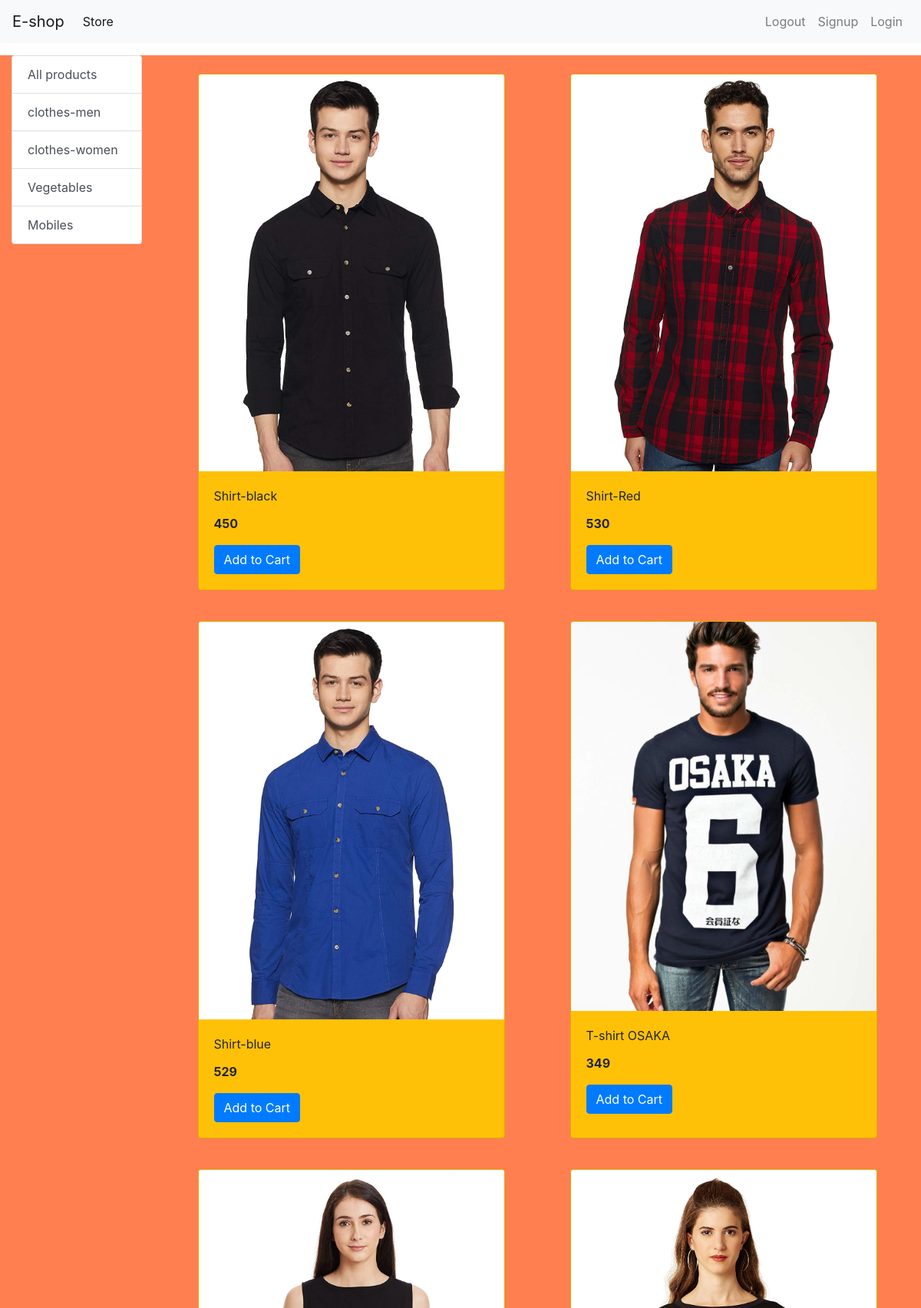
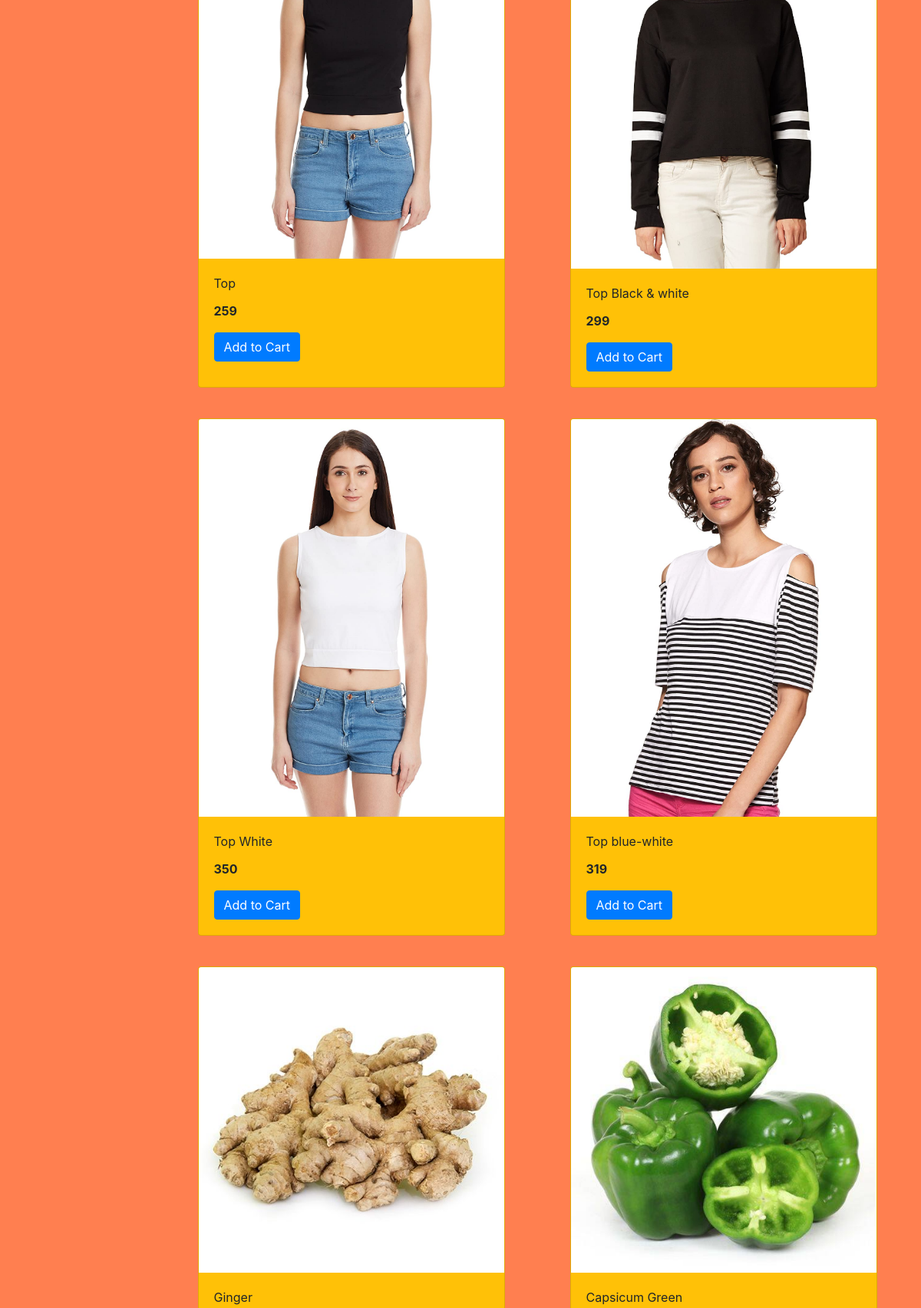
The page / (upper part) on the database its author committed (2 pictures, top to bottom).
### store/models/categories.py (models this page shows, shortened)
class Category(models.Model):
    name = models.CharField(max_length=20)
    staticmethod
    def get_all_categories():
        return Category.objects.all()

### store/models/product.py (models this page shows, shortened)
class Product(models.Model):
    name=models.CharField(max_length=50)
    price=models.IntegerField(default=0)
    category = models.ForeignKey(Category, on_delete=models.CASCADE, default=1)
    description=models.CharField(max_length=200 , default='', null=True, blank=True)
    image=models.ImageField(upload_to='upload/products/')
    def get_all_product():
        return Product.objects.all()
    staticmethod

### store/views.py (the view)
# urls.py: path('', index)
def index(request):
    products=None
    category=Category.get_all_categories();
    categoryID=request.GET.get('category')
    if categoryID:
        products=Product.get_all_categories_by_categoryid(categoryID)
    else:
        products=Product.get_all_product();
    data={}
    data['products']=products
    data['category']=category
    return render(request, 'index.html', data)

### store/templates/index.html
{% extends 'base.html' %}
{% block content %}
    <div class="container-fluid mt-3" style="background-color: coral;">
     <div class="row">
         <div class="col-lg-2 mx-auto">
           <div class="list-group">
            <a href="/" class="list-group-item list-group-item-action ">All products</a>
           {% for category in category %}
             <a href="/?category={{category.id}}" class="list-group-item list-group-item-action ">{{category.name}}</a>
           {% endfor %}
           </div>
         </div>
     <div id='products' class="col-lg-10 mx-auto">
       <div class="row mx-auto">
       {% for product in products %}
       <div class="card mx-auto mt-4 mb-3 bg-warning" style="width: 25rem;">
        <img src="{{product.image.url}}" class="card-img-top" alt="...">
       <div class="card-body">
        <p class="card-title">{{product.name}}</p>
        <p class="card-text"><b>{{product.price}}</b></p>
         <a href="#" class="btn btn-primary btn-small">Add to Cart</a>
         </div>
        </div>
       {% endfor %}
       </div>
      </div>
     </div>
    </div>
{% endblock content %}

### store/templates/base.html (shortened to what this page needs)
<!doctype html>
<html lang="en">
  <head>
    <link rel="stylesheet" href="https://cdn.jsdelivr.net/npm/bootstrap@4.5.3/dist/css/bootstrap.min.css">
  </head>
  <body>
       <nav class="navbar navbar-expand-lg navbar-light bg-light">
  <a class="navbar-brand" href="#">E-shop</a>
  <div class="collapse navbar-collapse" id="navbarSupportedContent">
    <ul class="navbar-nav mr-auto">
      <li class="nav-item active">
        <a class="nav-link" href="#">Store <span class="sr-only">(current)</span></a>
      </li>
    </ul>
      <ul class="navbar-nav my-2 my-lg-0">
      <li class="nav-item ">
        <a class="nav-link" href="#">Logout</a>
      </li>
      <li class="nav-item">
        <a class="nav-link" href="#">Signup</a>
      </li>
       <li class="nav-item">
        <a class="nav-link" href="#">Login</a>
      </li>
    </ul>
  </div>
</nav>
{% block content %}
{% endblock content %}
  </body>
</html>

### rows shown on the page
Category: name "clothes-men"
Category: name "clothes-women"
Category: name "Vegetables"
Category: name "Mobiles"
Product: image (picture), name "Shirt-black", price "450"
Product: image (picture), name "Shirt-Red", price "530"
Product: image (picture), name "Shirt-blue", price "529"
Product: image (picture), name "T-shirt OSAKA", price "349"
Product: image (picture), name "Top", price "259"
Product: image (picture), name "Top Black & white", price "299"
Product: image (picture), name "Top White", price "350"
Product: image (picture), name "Top blue-white", price "319"
Product: image (picture), name "Ginger"
Product: image (picture), name "Capsicum Green"
